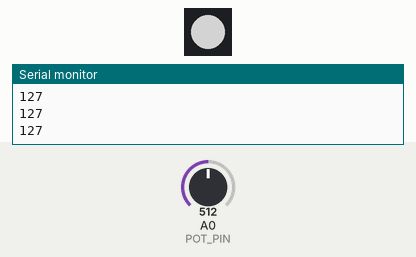
The sketch below on a simulated Arduino Uno, built with avr-gcc and run on an emulated ATmega328P. On the bench: 1 RGB LEDs in strip order, left to right, the last lines printed to the serial monitor. The inputs (shaded band) are chosen by the test bench; at power-on: A0 (POT_PIN) = 512. Dim RGB values are drawn brighter than linear.

Above: at 1.2 s.
1.3 s: A0 (POT_PIN) set to 6
At 1.9 s:
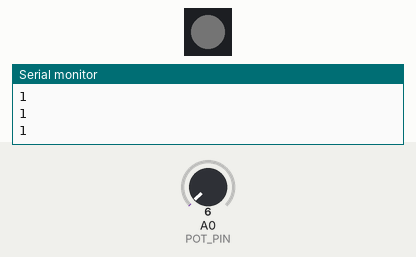
2.8 s: A0 (POT_PIN) set to 3
At 3.2 s:
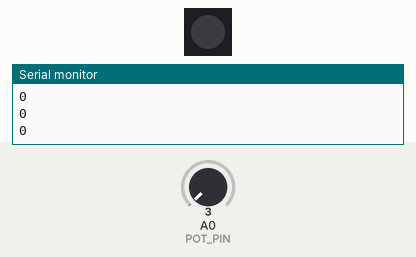
4.3 s: A0 (POT_PIN) set to 122
At 4.6 s:
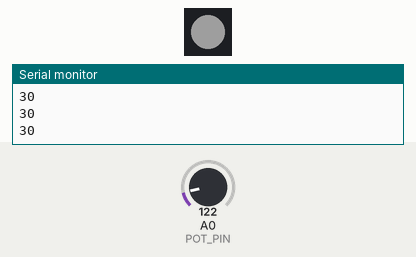
5.8 s: A0 (POT_PIN) set to 0
At 7.0 s:
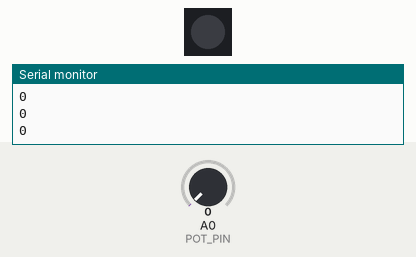
7.3 s: A0 (POT_PIN) set to 511
At 8.6 s:
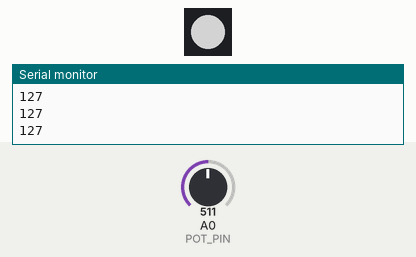
Timing chart, 0 to 9.8 s (numbered marks = the images above; inputs shaded):
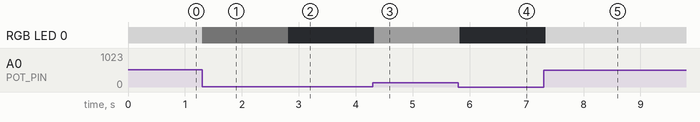

Measured:
- the behaviour switches between 5 and 4 on A0 (POT_PIN) (found by bisection; images 1 and 2)
- after the input at 1.3 s, RGB LED 0: RGB(127, 127, 127) → RGB(1, 1, 1) at once
- after the input at 2.8 s, RGB LED 0: RGB(1, 1, 1) → off at once
- after the input at 4.3 s, RGB LED 0: off → RGB(30, 30, 30) at once
- after the input at 5.8 s, RGB LED 0: RGB(30, 30, 30) → off at once
- after the input at 7.3 s, RGB LED 0: off → RGB(127, 127, 127) at once

The sketch:

NeoPixelPotentiometer.ino
```cpp
#include <Adafruit_NeoPixel.h>

/*
  Control the brightness of an Adafruit NeoPixel
  using a potentiometer.
*/

const int PIXEL_PIN = 8; // NeoPixel input on digital 8.
const int POT_PIN = 0; // Potentiometer output on analog 0.

// Parameter 1 = number of pixels in strip
// Parameter 2 = pin number (most are valid)
// Parameter 3 = pixel type flags, add together as needed:
//   NEO_KHZ800  800 KHz bitstream (most NeoPixel products w/WS2812 LEDs)
//   NEO_KHZ400  400 KHz (classic 'v1' (not v2) FLORA pixels, WS2811 drivers)
//   NEO_GRB     Pixels are wired for GRB bitstream (most NeoPixel products)
//   NEO_RGB     Pixels are wired for RGB bitstream (v1 FLORA pixels, not v2)
Adafruit_NeoPixel strip = Adafruit_NeoPixel(1, PIXEL_PIN, NEO_GRB + NEO_KHZ800);

int alpha = 0;
int reading = 0;

void setup() {
  Serial.begin(9600);

  strip.begin();
  strip.show();
}

void loop() {
  reading  = analogRead(POT_PIN);

  alpha = map(reading, 0, 1023, 0, 255);

  Serial.println(alpha);

  strip.setPixelColor(0, strip.Color(alpha, alpha, alpha));
  strip.show();

  delay(100);
}
```
